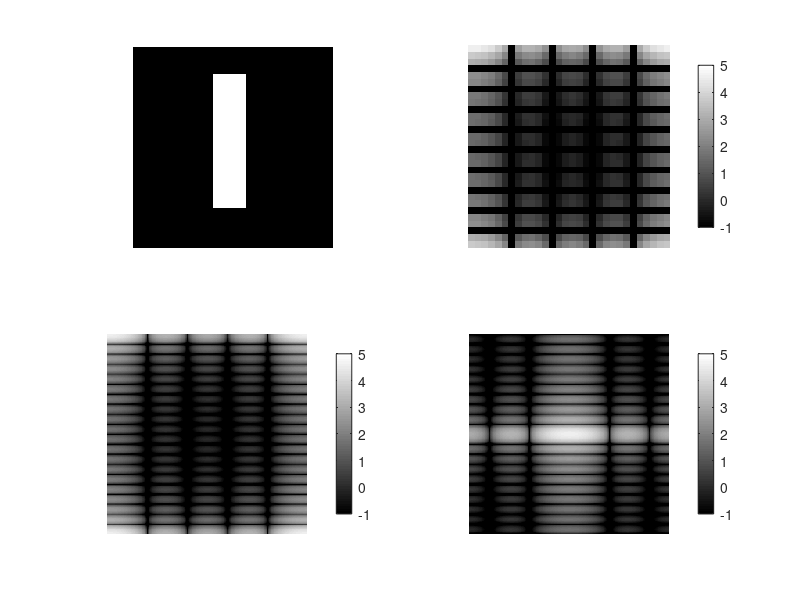

Reproduce this figure in MATLAB.
f = zeros(30,30);
f(5:24,13:17) = 1;
subplot(221);imshow(f,'InitialMagnification','fit')
F = fft2(f);
F2 = log(abs(F));
subplot(222);imshow(F2,[-1 5],'InitialMagnification','fit');
colormap(jet); colorbar
F = fft2(f,256,256);
subplot(223);imshow(log(abs(F)),[-1 5]); colormap(jet); colorbar
F = fft2(f,256,256);F2 = fftshift(F);
subplot(224);imshow(log(abs(F2)),[-1 5]); colormap(jet); colorbar
